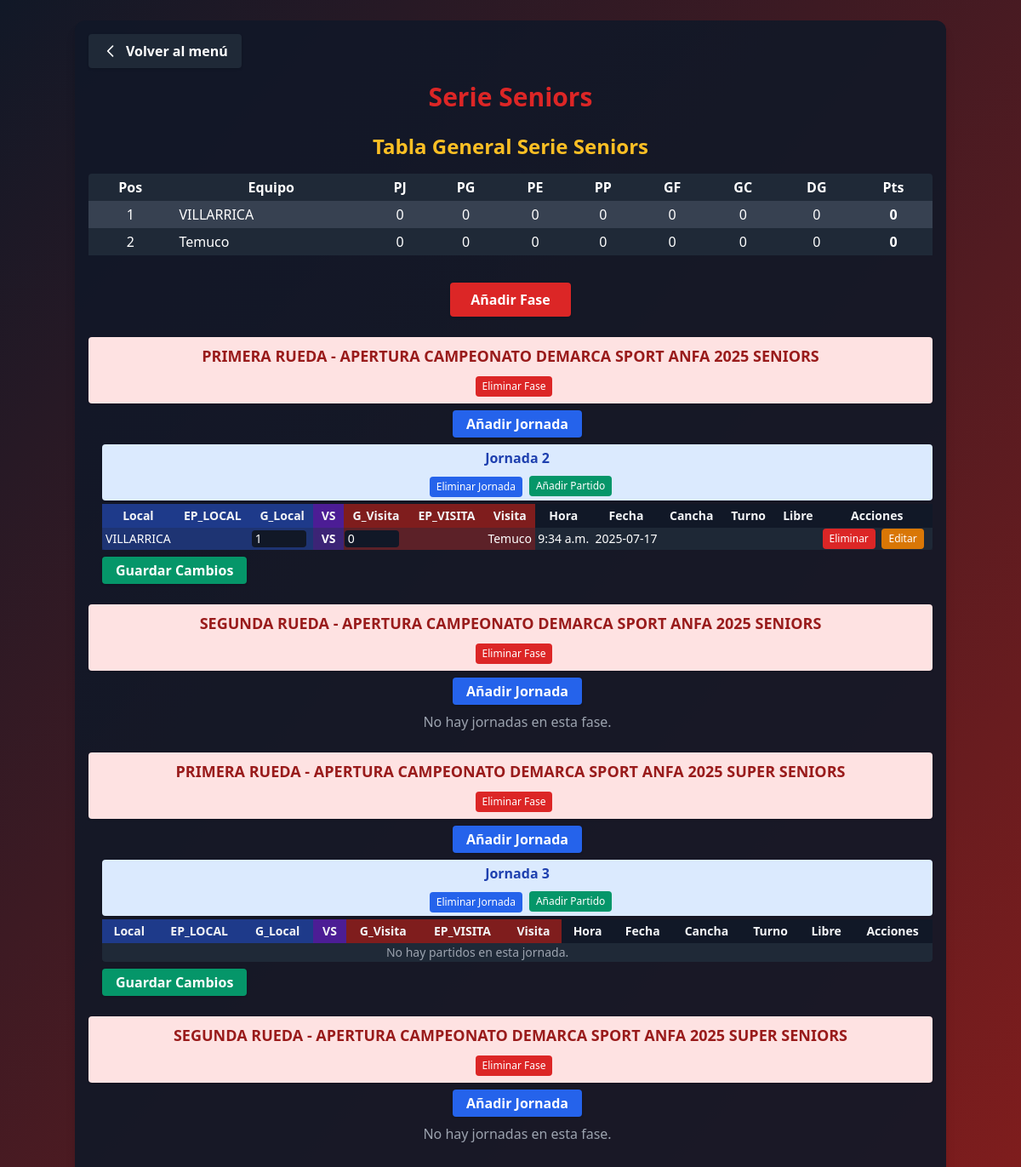
The app's page /menu/serie_seniors/ with its own data.
### app_main/models.py (models this page shows, shortened)
class Clubes(models.Model):
    club = models.CharField(max_length=100, unique=True)
    super_seniors = models.BooleanField(default=False)
    seniors = models.BooleanField(default=False)
    honor = models.BooleanField(default=False)
    segunda_honor = models.BooleanField(default=False)
    juveniles = models.BooleanField(default=False)
    primera_infantil = models.BooleanField(default=False)
    segunda_infantil = models.BooleanField(default=False)
    tercera_infantil = models.BooleanField(default=False)
    femenino = models.BooleanField(default=False)
    def __str__(self):
        return self.club

class Fase(models.Model):
    nombre = models.CharField(max_length=100, unique=True)

class Jornada(models.Model):
    fase = models.ForeignKey(Fase, on_delete=models.CASCADE, related_name='jornadas')
    nombre = models.CharField(max_length=100)

class SerieSeniors(models.Model):
    ESTADO_PARTIDO_CHOICES = [
        ('PARTIDO GANADO', 'PARTIDO GANADO'),
        ('PARTIDO EMPATADO', 'PARTIDO EMPATADO'),
        ('PARTIDO PERDIDO', 'PARTIDO PERDIDO'),
    ]
    jornada = models.ForeignKey(Jornada, on_delete=models.CASCADE, related_name='partidos_seniors')
    equipo_local = models.ForeignKey('Clubes', on_delete=models.CASCADE, related_name='partidos_local_seniors')
    estado_partido_local = models.CharField(max_length=50, choices=ESTADO_PARTIDO_CHOICES)
    goles_local = models.PositiveSmallIntegerField()
    goles_visita = models.PositiveSmallIntegerField()
    estado_partido_visita = models.CharField(max_length=50, choices=ESTADO_PARTIDO_CHOICES)
    equipo_visita = models.ForeignKey('Clubes', on_delete=models.CASCADE, related_name='partidos_visita_seniors')
    horario = models.TimeField(null=True, blank=True)
    fecha = models.DateField(null=True, blank=True)
    cancha = models.CharField(max_length=100, blank=True, default="")
    turno = models.CharField(max_length=50)
    libre = models.CharField(max_length=100, blank=True, default="")

### app_main/views.py (the view, shortened to what this page needs)
# urls.py: path('serie_seniors/', views.serie_seniors, name='serie_seniors'),
def serie_seniors(request):
    fases = Fase.objects.filter(nombre__icontains="SENIORS").prefetch_related('jornadas__partidos_seniors')
    clubes = Clubes.objects.all()
    jornadas = Jornada.objects.all()
    tablero_general = calcular_tablero_general_seniors()
    return render(request, 'serie_seniors.html', {
        'fases': fases,
        'clubes': clubes,
        'jornadas': jornadas,
        'estado_choices': SerieSeniors.ESTADO_PARTIDO_CHOICES,
        'tablero_general': tablero_general,
    })

### app_main/templates/serie_seniors.html (shortened to what this page needs)
<!DOCTYPE html>
<html>
<head>
    <link href="https://cdn.jsdelivr.net/npm/tailwindcss@2.2.19/dist/tailwind.min.css" rel="stylesheet"/>
</head>
<body class="bg-gradient-to-br from-gray-900 to-red-900 min-h-screen text-gray-100">
    <div class="container mx-auto p-4 bg-gray-900 bg-opacity-90 rounded-xl shadow-lg mt-6">
        <div class="flex items-center mb-4">
            <a href="{% url 'menu' %}" class="bg-gray-800 hover:bg-gray-700 text-white font-bold py-2 px-4 rounded shadow transition flex items-center">
                <svg class="w-5 h-5 mr-2" fill="none" stroke="currentColor" stroke-width="2" viewBox="0 0 24 24">
                    <path stroke-linecap="round" stroke-linejoin="round" d="M15 19l-7-7 7-7" />
                </svg>
                Volver al menú
            </a>
        </div>
        <h1 class="text-3xl font-extrabold text-red-600 mb-6 text-center drop-shadow">Serie Seniors</h1>
        <h2 class="text-2xl font-bold text-center text-yellow-400 mb-4">Tabla General Serie Seniors</h2>
        <div class="w-full mb-8">
            <div class="overflow-x-auto">
                <table class="min-w-full bg-gray-800 text-white rounded">
                    <thead>
                        <tr>
                            <th class="px-2 py-1">Pos</th>
                            <th class="px-2 py-1">Equipo</th>
                            <th class="px-2 py-1">PJ</th>
                            <th class="px-2 py-1">PG</th>
                            <th class="px-2 py-1">PE</th>
                            <th class="px-2 py-1">PP</th>
                            <th class="px-2 py-1">GF</th>
                            <th class="px-2 py-1">GC</th>
                            <th class="px-2 py-1">DG</th>
                            <th class="px-2 py-1">Pts</th>
                        </tr>
                    </thead>
                    <tbody>
                        {% for row in tablero_general %}
                        <tr class="{% cycle 'bg-gray-700' 'bg-gray-800' %}">
                            <td class="px-2 py-1 text-center">{{ forloop.counter }}</td>
                            <td class="px-2 py-1">{{ row.equipo }}</td>
                            <td class="px-2 py-1 text-center">{{ row.PJ }}</td>
                            <td class="px-2 py-1 text-center">{{ row.PG }}</td>
                            <td class="px-2 py-1 text-center">{{ row.PE }}</td>
                            <td class="px-2 py-1 text-center">{{ row.PP }}</td>
                            <td class="px-2 py-1 text-center">{{ row.GF }}</td>
                            <td class="px-2 py-1 text-center">{{ row.GC }}</td>
                            <td class="px-2 py-1 text-center">{{ row.DG }}</td>
                            <td class="px-2 py-1 text-center font-bold">{{ row.Pts }}</td>
                        </tr>
                        {% endfor %}
                    </tbody>
                </table>
            </div>
        </div>
        <form method="post" class="mb-6 flex justify-center">
            <button type="submit" name="add_fase" value="1" class="bg-red-600 hover:bg-red-700 text-white font-bold py-2 px-6 rounded shadow transition">Añadir Fase</button>
        </form>
        {% for fase in fases %}
            <div class="bg-red-100 text-red-800 font-bold rounded px-4 py-2 flex flex-col items-center justify-center mb-2 shadow">
                <span class="text-lg text-center w-full">{{ fase.nombre }}</span>
                <div class="flex items-center justify-center mt-2">
                    <form method="post" style="display:inline;">
                        <button type="submit" name="delete_fase" value="{{ fase.id }}" class="ml-2 bg-red-600 hover:bg-red-700 text-white rounded px-2 py-1 text-xs" onclick="return confirm('¿Eliminar esta fase y todas sus jornadas y partidos?')">
                            Eliminar Fase
                        </button>
                    </form>
                </div>
            </div>
            <div class="ml-4 mb-6">
                <form method="post" class="mb-2 flex items-center gap-2 justify-center">
                    <button type="submit" name="add_jornada" value="1" class="bg-blue-600 hover:bg-blue-700 text-white font-bold py-1 px-4 rounded shadow transition">Añadir Jornada</button>
                </form>
                {% for jornada in fase.jornadas.all %}
                    <div class="bg-blue-100 text-blue-800 font-semibold rounded px-3 py-1 flex flex-col items-center justify-center mb-1 shadow">
                        <span class="text-base text-center w-full">{{ jornada.nombre }}</span>
                        <div class="flex items-center justify-center mt-2">
                            <form method="post" style="display:inline;">
                                <button type="submit" name="delete_jornada" value="{{ jornada.id }}" class="ml-2 bg-blue-600 hover:bg-blue-700 text-white rounded px-2 py-1 text-xs" onclick="return confirm('¿Eliminar esta jornada y todos sus partidos?')">
                                    Eliminar Jornada
                                </button>
                            </form>
                            <button type="button" onclick="openModal('{{ jornada.id }}')" class="ml-2 bg-green-600 hover:bg-green-700 text-white rounded px-2 py-1 text-xs">Añadir Partido</button>
                        </div>
                    </div>
                    <form method="post" class="mb-4">
                        <div class="overflow-x-auto">
                        <table class="min-w-full text-xs md:text-sm bg-gray-800 rounded shadow">
                            <thead>
                                <tr>
                                    <th class="px-2 py-1 bg-blue-900">Local</th>
                                    <th class="px-2 py-1 bg-blue-900">EP_LOCAL</th>
                                    <th class="px-2 py-1 bg-blue-900">G_Local</th>
                                    <th class="px-2 py-1 bg-purple-900">VS</th>
                                    <th class="px-2 py-1 bg-red-900">G_Visita</th>
                                    <th class="px-2 py-1 bg-red-900">EP_VISITA</th>
                                    <th class="px-2 py-1 bg-red-900">Visita</th>
                                    <th class="px-2 py-1 bg-gray-900">Hora</th>
                                    <th class="px-2 py-1 bg-gray-900">Fecha</th>
                                    <th class="px-2 py-1 bg-gray-900">Cancha</th>
                                    <th class="px-2 py-1 bg-gray-900">Turno</th>
                                    <th class="px-2 py-1 bg-gray-900">Libre</th>
                                    <th class="px-2 py-1 bg-gray-900">Acciones</th>
                                </tr>
                            </thead>
                            <tbody>
                                {% for sh in jornada.partidos_seniors.all %}
                                <tr>
                                    <td class="text-center text-white bg-blue-800 bg-opacity-50">{{ sh.equipo_local.club }}</td>
                                    <td class="text-center text-white bg-blue-800 bg-opacity-50">{{ sh.estado_partido_local }}</td>
                                    <td class="bg-blue-800 bg-opacity-50">
                                        <input type="number" name="goles_local_{{ sh.id }}" value="{{ sh.goles_local }}" min="0" class="bg-gray-900 text-white rounded w-16 px-1">
                                    </td>
                                    <td class="text-center text-white bg-purple-800 bg-opacity-50 font-bold">VS</td>
                                    <td class="bg-red-800 bg-opacity-50">
                                        <input type="number" name="goles_visita_{{ sh.id }}" value="{{ sh.goles_visita }}" min="0" class="bg-gray-900 text-white rounded w-16 px-1">
                                    </td>
                                    <td class="text-center text-white bg-red-800 bg-opacity-50">{{ sh.estado_partido_visita }}</td>
                                    <td class="text-center text-white bg-red-800 bg-opacity-50">{{ sh.equipo_visita.club }}</td>
                                    <td class="text-center text-white bg-gray-800 bg-opacity-50">{{ sh.horario }}</td>
                                    <td class="text-center text-white bg-gray-800 bg-opacity-50">{{ sh.fecha|date:'Y-m-d' }}</td>
                                    <td class="text-center text-white bg-gray-800 bg-opacity-50">{{ sh.cancha }}</td>
                                    <td class="text-center text-white bg-gray-800 bg-opacity-50">{{ sh.turno }}</td>
                                    <td class="text-center text-white bg-gray-800 bg-opacity-50">{{ sh.libre }}</td>
                                    <td class="bg-gray-800 bg-opacity-50">
                                        <button type="submit" name="delete_row" value="{{ sh.id }}" class="bg-red-600 hover:bg-red-700 text-white rounded px-2 py-1 text-xs" onclick="return confirm('¿Eliminar este partido?')">Eliminar</button>
                                        <button type="button" onclick="openEditModal('{{ sh.id }}', '{{ sh.equipo_local.id }}', '{{ sh.equipo_visita.id }}', '{{ sh.horario|time:'H:i' }}', '{{ sh.fecha|date:'Y-m-d' }}', '{{ sh.cancha }}', '{{ sh.turno }}', '{{ sh.libre }}')" class="bg-yellow-600 hover:bg-yellow-700 text-white rounded px-2 py-1 text-xs ml-1">Editar</button>
                                    </td>
                                </tr>
                                {% empty %}
                                <tr><td colspan="12" class="text-center text-gray-400">No hay partidos en esta jornada.</td></tr>
                                {% endfor %}
                            </tbody>
                        </table>
                        </div>
                        <button type="submit" class="mt-2 bg-green-600 hover:bg-green-700 text-white font-bold py-1 px-4 rounded shadow transition">Guardar Cambios</button>
                    </form>
                {% empty %}
                    <div class="text-gray-400 mb-4 text-center">No hay jornadas en esta fase.</div>
                {% endfor %}
            </div>
        {% empty %}
            <div class="text-gray-400 text-center">No hay fases creadas.</div>
        {% endfor %}
    </div>
</body>
</html>

### records on screen
Clubes: equipo "VILLARRICA", PJ "0", PG "0", PE "0", PP "0", GF "0", GC "0", DG "0", Pts "0"
Clubes: equipo "Temuco", PJ "0", PG "0", PE "0", PP "0", GF "0", GC "0", DG "0", Pts "0"
Fase: nombre "PRIMERA RUEDA - APERTURA CAMPEONATO DEMARCA SPORT ANFA 2025 SENIORS", {{ fase.id }} 7 (drawn)
Jornada: nombre "Jornada 2", {{ jornada.id }} 3 (drawn)
SerieSeniors: equipo_local.club "VILLARRICA", goles_local "1", goles_visita "0", equipo_visita.club "Temuco", horario "9:34 a.m.", fecha "2025-07-17", {{ sh.id }} 2 (drawn)
Fase: nombre "SEGUNDA RUEDA - APERTURA CAMPEONATO DEMARCA SPORT ANFA 2025 SENIORS", {{ fase.id }} 8 (drawn)
Fase: nombre "PRIMERA RUEDA - APERTURA CAMPEONATO DEMARCA SPORT ANFA 2025 SUPER SENIORS", {{ fase.id }} 9 (drawn)
Jornada: nombre "Jornada 3", {{ jornada.id }} 4 (drawn)
Fase: nombre "SEGUNDA RUEDA - APERTURA CAMPEONATO DEMARCA SPORT ANFA 2025 SUPER SENIORS", {{ fase.id }} 10 (drawn)
